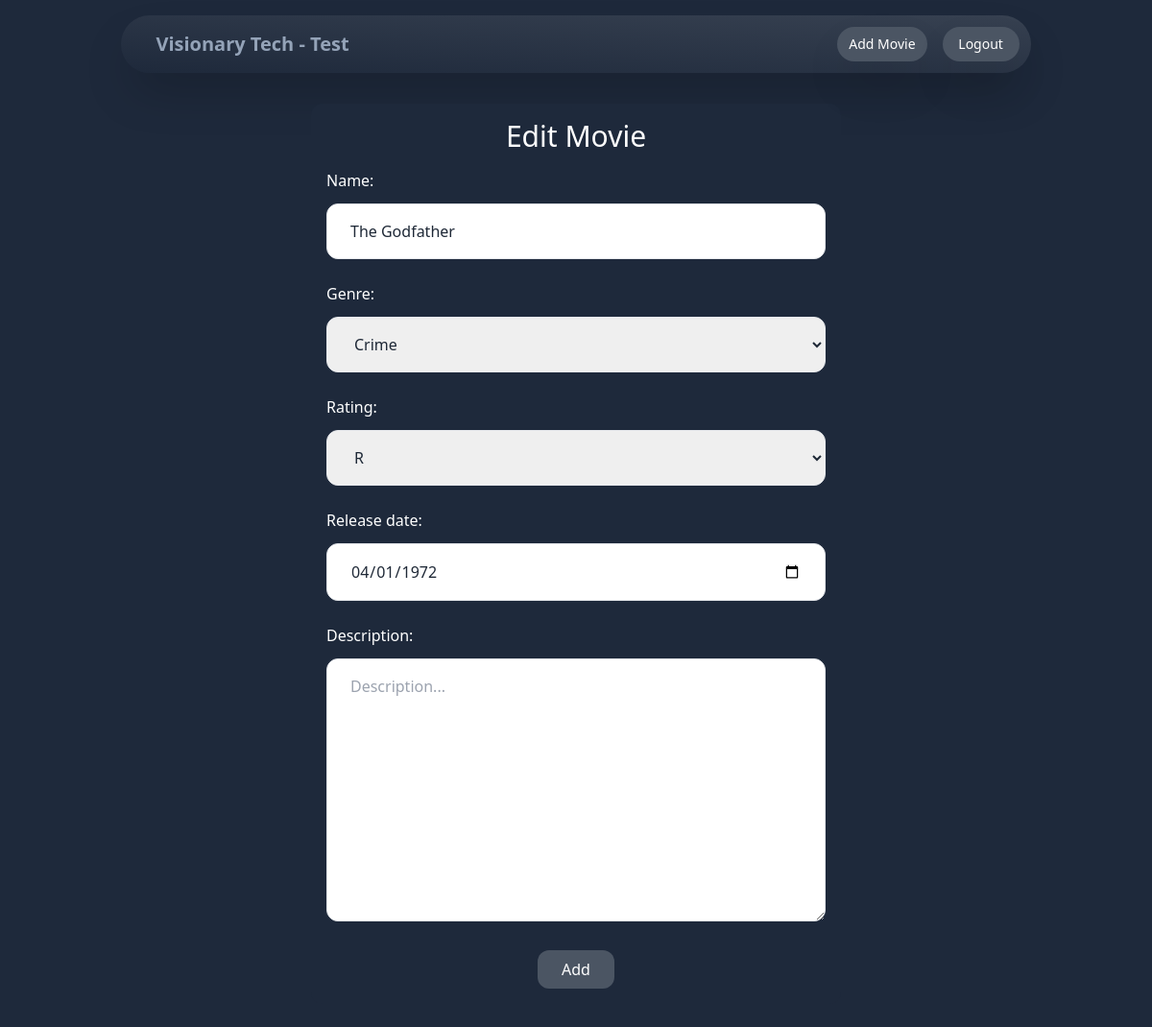
Screenshot of /movies/bd2333dd-f66e-4986-bc0a-9d10fbfd28c9/edit/ (signed in) with the database file from the repository.
### movies/models.py (models this page shows, shortened)
class Movie(models.Model):
    id = models.UUIDField(default=uuid.uuid4, primary_key=True, unique=True, editable=False)
    name = models.CharField(max_length=255)
    genre = models.CharField(max_length=10, choices=GenreType.choices)
    rating = models.CharField(max_length=10, choices=RatingType.choices)
    release_date = models.DateField()
    description = models.TextField(blank=True, null=True)
    created_by = models.ForeignKey(User, related_name='movies', blank=True, null=True, on_delete=models.CASCADE)
    created_at = models.DateTimeField(auto_now_add=True)

### movies/views.py (the view)
# urls.py: path('<str:id>/edit/', views.edit_movie, name='edit'),
@login_required
def edit_movie(request, id):
    movie = get_object_or_404(Movie, pk=id)
    if request.method == 'POST':
        form = MovieForm(request.POST, request.FILES, instance=movie)
        if form.is_valid():
            form.save()
            messages.success(request, 'Details are updated.')
            return redirect('movies:detail', movie.id)
        else:
            messages.error(request, 'Update failed!')
    else:
        form = MovieForm(instance=movie)
    return render(request, 'movies/add.html', {
        'title': 'Edit Movie',
        'form': form
    })

### movies/forms.py (shortened to what this page needs)
class MovieForm(forms.ModelForm):
    class Meta:
        model = Movie
        fields = ('name', 'genre', 'rating', 'release_date', 'description',)
        widgets = {
            'name': forms.TextInput(attrs={
                'class': INPUT_CLASSES,
                'placeholder': 'Name...',
            }),
            'genre': forms.Select(attrs={
                'class': INPUT_CLASSES,
                'placeholder': 'Genre...',
            }),
            'rating': forms.Select(attrs={
                'class': INPUT_CLASSES,
                'placeholder': 'Rating...',
            }),
            'release_date': forms.DateInput(attrs={
                'class': INPUT_CLASSES,
                'placeholder': 'Release Date...',
                'type': 'date'
            }),
            'description': forms.Textarea(attrs={
                'class': INPUT_CLASSES,
                'placeholder': 'Description...'
            }),
        }

### movies/templates/movies/add.html (shortened to what this page needs)
{% extends 'base.html' %}
{% block content %}
<div class="w-1/2 my-auto mx-auto p-4 bg-slate-800 rounded-xl">
    <h1 class="mb-4 text-center text-3xl">{{ title }}</h1>
    <form action="." method="post">
        <div class="mb-2">
            <label class="inline-block mb-3">Name:</label><br>
            {{ form.name }}
        </div>
        <div class="mb-2">
            <label class="inline-block mb-3">Genre:</label><br>
            {{ form.genre }}
        </div>
        <div class="mb-2">
            <label class="inline-block mb-3">Rating:</label><br>
            {{ form.rating }}
        </div>
        <div class="mb-2">
            <label class="inline-block mb-3">Release date:</label><br>
            {{ form.release_date }}
        </div>
        <div class="mb-2">
            <label class="inline-block mb-3">Description:</label><br>
            {{ form.description }}
        </div>
        <div class="flex justify-center items-center">
            <button class="w-20 text-center px-3 py-2 bg-gray-600 rounded-xl hover:bg-gray-700 transition ease-in-out duration-300">Add</button>
        </div>
    </form>
</div>
{% endblock %}

### rows the page displays
Movie: name "The Godfather", genre "Crime", rating "R", release_date "04/01/1972"

### other values shown
{{ title }} "Edit Movie"
